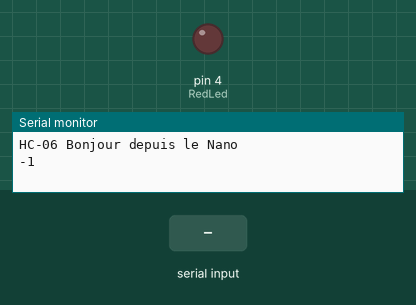
Simulated run of this sketch. Board: Arduino Nano, built with avr-gcc and run on an emulated ATmega328P. Shown: output pins drawn as LEDs (lit = HIGH), the last lines printed to the serial monitor. The test bench sets the inputs (shaded band).

Above: at 2.2 s.
2.3 s: "R" received over the second serial link
At 3.3 s:
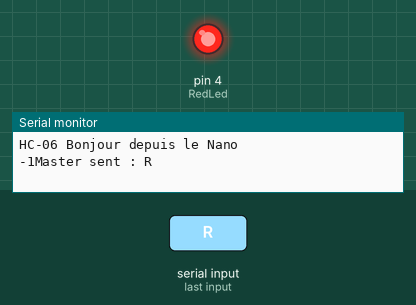
3.8 s: "D" received over the second serial link
At 4.2 s:
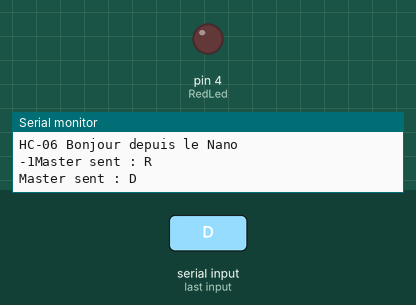
Timing chart, 0 to 6.8 s (numbered marks = the images above; inputs shaded):
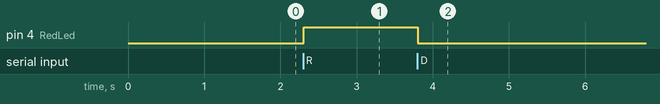

Measured:
- after the input at 2.3 s, pin 4 (RedLed): LOW → HIGH at once
- after the input at 3.8 s, pin 4 (RedLed): HIGH → LOW at once

The sketch:

HC06-SlaveVNano.ino
```cpp
#include <SoftwareSerial.h>  //Software Serial Port
#define RxD 3    //Pin BRANCHEE SUR LE TX du HC06
#define TxD 2    //Pin BRANCHEE SUR LE RX du HC06

SoftwareSerial BTSerie(RxD,TxD);
String msg="";
int i=0;
int RedLed = 4;

void setup()
{
  Serial.begin(9600);    //115200 si on veut
  delay(500);
  Serial.println("HC-06 Bonjour depuis le Nano");
  pinMode(RxD, INPUT);
  pinMode(TxD, OUTPUT);
  pinMode(RedLed, OUTPUT);
  BTSerie.begin(9600);
  delay(500);
  BTSerie.print("AT+VERSION?");  //Demande la version
  Serial.print( BTSerie.read() );     // afficher sur console ce qui est lu sur BT
}

void loop()
{
  char recvChar;
  //On lit caractere par caractere sur le BTSerie et on affiche sur le Terminal Serie
  delay(10);
  if (BTSerie.available() >0)
  {
    char c = BTSerie.read();  //gets one byte from serial buffer
    msg += c;                 //makes the string readString
  }

  if(msg!="")
  {
    Serial.print("Master sent : " );
    Serial.println(msg);
    if(msg=="R")
    {
        digitalWrite(RedLed,HIGH);
    }
    else if (msg=="D")
    {
      digitalWrite(RedLed,LOW);
    }
    msg="";
  }
  if (Serial.available())
  {
    recvChar = Serial.read();
    BTSerie.write(recvChar);
  }
}
```
